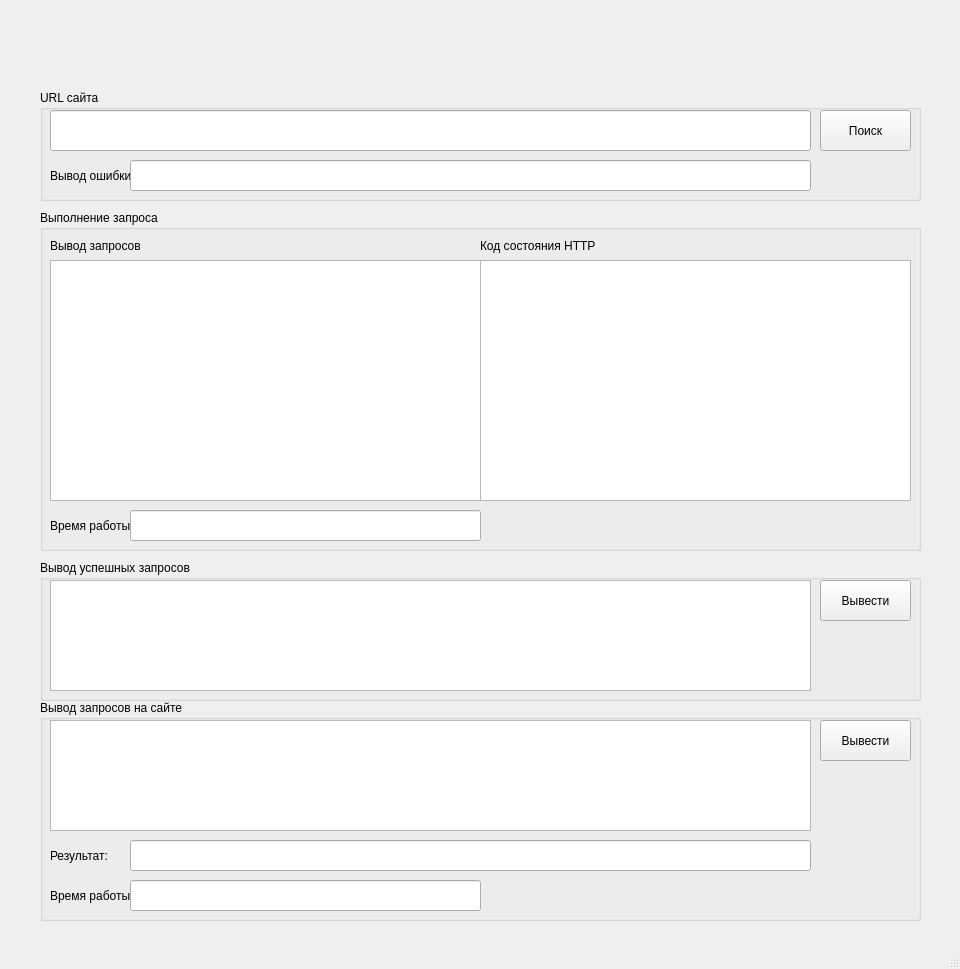
<?xml version="1.0" encoding="UTF-8"?>
<ui version="4.0">
 <class>MainWindow</class>
 <widget class="QMainWindow" name="MainWindow">
  <property name="geometry">
   <rect>
    <x>0</x>
    <y>0</y>
    <width>960</width>
    <height>969</height>
   </rect>
  </property>
  <property name="minimumSize">
   <size>
    <width>960</width>
    <height>969</height>
   </size>
  </property>
  <property name="maximumSize">
   <size>
    <width>960</width>
    <height>969</height>
   </size>
  </property>
  <property name="windowTitle">
   <string>MainWindow</string>
  </property>
  <widget class="QWidget" name="centralwidget">
   <widget class="QGroupBox" name="groupBox_1">
    <property name="geometry">
     <rect>
      <x>40</x>
      <y>90</y>
      <width>881</width>
      <height>111</height>
     </rect>
    </property>
    <property name="title">
     <string>URL сайта</string>
    </property>
    <widget class="QPushButton" name="pbURL_1">
     <property name="geometry">
      <rect>
       <x>780</x>
       <y>20</y>
       <width>91</width>
       <height>41</height>
      </rect>
     </property>
     <property name="text">
      <string>Поиск</string>
     </property>
    </widget>
    <widget class="QLineEdit" name="URL_string">
     <property name="geometry">
      <rect>
       <x>10</x>
       <y>20</y>
       <width>761</width>
       <height>41</height>
      </rect>
     </property>
    </widget>
    <widget class="QLabel" name="label_3">
     <property name="geometry">
      <rect>
       <x>10</x>
       <y>70</y>
       <width>91</width>
       <height>31</height>
      </rect>
     </property>
     <property name="text">
      <string>Вывод ошибки:</string>
     </property>
    </widget>
    <widget class="QLineEdit" name="Error_string">
     <property name="geometry">
      <rect>
       <x>90</x>
       <y>70</y>
       <width>681</width>
       <height>31</height>
      </rect>
     </property>
    </widget>
   </widget>
   <widget class="QGroupBox" name="groupBox_2">
    <property name="geometry">
     <rect>
      <x>40</x>
      <y>210</y>
      <width>881</width>
      <height>341</height>
     </rect>
    </property>
    <property name="title">
     <string>Выполнение запроса</string>
    </property>
    <widget class="QLabel" name="label">
     <property name="geometry">
      <rect>
       <x>10</x>
       <y>20</y>
       <width>431</width>
       <height>31</height>
      </rect>
     </property>
     <property name="text">
      <string>Вывод запросов</string>
     </property>
    </widget>
    <widget class="QLabel" name="label_2">
     <property name="geometry">
      <rect>
       <x>440</x>
       <y>20</y>
       <width>431</width>
       <height>31</height>
      </rect>
     </property>
     <property name="text">
      <string>Код состояния HTTP</string>
     </property>
    </widget>
    <widget class="QLabel" name="label_4">
     <property name="geometry">
      <rect>
       <x>10</x>
       <y>300</y>
       <width>91</width>
       <height>31</height>
      </rect>
     </property>
     <property name="text">
      <string>Время работы:</string>
     </property>
    </widget>
    <widget class="QLineEdit" name="Time_work">
     <property name="geometry">
      <rect>
       <x>90</x>
       <y>300</y>
       <width>351</width>
       <height>31</height>
      </rect>
     </property>
    </widget>
    <widget class="QTextEdit" name="Print_Requests">
     <property name="geometry">
      <rect>
       <x>10</x>
       <y>50</y>
       <width>431</width>
       <height>241</height>
      </rect>
     </property>
    </widget>
    <widget class="QTextEdit" name="PrintHTTP">
     <property name="geometry">
      <rect>
       <x>440</x>
       <y>50</y>
       <width>431</width>
       <height>241</height>
      </rect>
     </property>
    </widget>
   </widget>
   <widget class="QGroupBox" name="groupBox_3">
    <property name="geometry">
     <rect>
      <x>40</x>
      <y>560</y>
      <width>881</width>
      <height>141</height>
     </rect>
    </property>
    <property name="title">
     <string>Вывод успешных запросов </string>
    </property>
    <widget class="QPushButton" name="pbSucces_2">
     <property name="geometry">
      <rect>
       <x>780</x>
       <y>20</y>
       <width>91</width>
       <height>41</height>
      </rect>
     </property>
     <property name="text">
      <string>Вывести</string>
     </property>
    </widget>
    <widget class="QTextEdit" name="Print_SuccesRequest">
     <property name="geometry">
      <rect>
       <x>10</x>
       <y>20</y>
       <width>761</width>
       <height>111</height>
      </rect>
     </property>
    </widget>
   </widget>
   <widget class="QGroupBox" name="groupBox_4">
    <property name="geometry">
     <rect>
      <x>40</x>
      <y>700</y>
      <width>881</width>
      <height>221</height>
     </rect>
    </property>
    <property name="title">
     <string>Вывод запросов на сайте </string>
    </property>
    <widget class="QPushButton" name="pbSite_3">
     <property name="geometry">
      <rect>
       <x>780</x>
       <y>20</y>
       <width>91</width>
       <height>41</height>
      </rect>
     </property>
     <property name="text">
      <string>Вывести</string>
     </property>
    </widget>
    <widget class="QTextEdit" name="Search_Site">
     <property name="geometry">
      <rect>
       <x>10</x>
       <y>20</y>
       <width>761</width>
       <height>111</height>
      </rect>
     </property>
    </widget>
    <widget class="QLabel" name="label_5">
     <property name="geometry">
      <rect>
       <x>10</x>
       <y>180</y>
       <width>91</width>
       <height>31</height>
      </rect>
     </property>
     <property name="text">
      <string>Время работы:</string>
     </property>
    </widget>
    <widget class="QLineEdit" name="Time_work_2">
     <property name="geometry">
      <rect>
       <x>90</x>
       <y>180</y>
       <width>351</width>
       <height>31</height>
      </rect>
     </property>
    </widget>
    <widget class="QLabel" name="label_6">
     <property name="geometry">
      <rect>
       <x>10</x>
       <y>140</y>
       <width>91</width>
       <height>31</height>
      </rect>
     </property>
     <property name="text">
      <string>Результат:</string>
     </property>
    </widget>
    <widget class="QLineEdit" name="Error_string_2">
     <property name="geometry">
      <rect>
       <x>90</x>
       <y>140</y>
       <width>681</width>
       <height>31</height>
      </rect>
     </property>
    </widget>
   </widget>
   <widget class="QLabel" name="label_for_image">
    <property name="geometry">
     <rect>
      <x>370</x>
      <y>10</y>
      <width>341</width>
      <height>71</height>
     </rect>
    </property>
    <property name="text">
     <string/>
    </property>
   </widget>
  </widget>
  <widget class="QMenuBar" name="menubar">
   <property name="geometry">
    <rect>
     <x>0</x>
     <y>0</y>
     <width>960</width>
     <height>21</height>
    </rect>
   </property>
  </widget>
  <widget class="QStatusBar" name="statusbar"/>
 </widget>
 <resources/>
 <connections/>
</ui>
